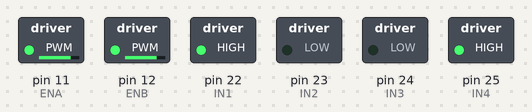
Recording of a sketch running on a simulated Arduino Mega 2560, built with avr-gcc and run on an emulated ATmega2560. Shown: switched loads named in the sketch (green lamp = pin HIGH).

Above: at 0.1 s.
Timing chart, 0 to 1.6 s (numbered marks = the images above):
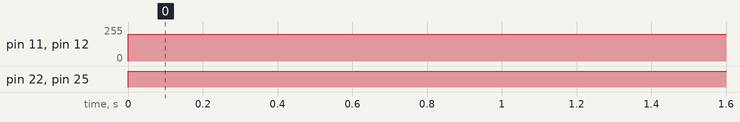

Measured:
- by itself, pin 11 (ENA), pin 12 (ENB): 0/255 → 200/255 at 0.00 s
- by itself, pin 22 (IN1), pin 25 (IN4): LOW → HIGH at 0.00 s

The sketch:

ColorReco.ino
```cpp
#define trigPinLeft 26
#define echoPinLeft 27
#define trigPinRight 28
#define echoPinRight 29
#define trigPinFront 30
#define echoPinFront 31

//MOTOR pins
#define ENA 11 //LEFT motor
#define ENB 12 //RIGHT motor
#define IN1 22
#define IN2 23
#define IN3 24
#define IN4 25


void setup() {
  Serial.begin(9600);
  pinMode(trigPinLeft,OUTPUT);
  pinMode(trigPinRight,OUTPUT);
  pinMode(trigPinFront,OUTPUT);
  pinMode(echoPinLeft,INPUT);
  pinMode(echoPinRight,INPUT);
  pinMode(echoPinFront,INPUT);
  pinMode(ENA,OUTPUT);
  pinMode(ENB,OUTPUT);
  pinMode(IN1,OUTPUT);
  pinMode(IN2,OUTPUT);
  pinMode(IN3,OUTPUT);
  pinMode(IN4,OUTPUT);
  digitalWrite(IN1,LOW);
  digitalWrite(IN2,LOW);
  digitalWrite(IN3,LOW);
  digitalWrite(IN4,LOW);
  analogWrite(ENA,0);
  analogWrite(ENB,0);

}

void goFront(int speed){
    analogWrite(ENA,speed);
    analogWrite(ENB,speed);
    digitalWrite(IN1,HIGH);
    digitalWrite(IN2,LOW);
    digitalWrite(IN3,LOW);
    digitalWrite(IN4,HIGH);
}

void goBack(int speed){
    analogWrite(ENA,speed);
    analogWrite(ENB,speed);
    digitalWrite(IN1,LOW);
    digitalWrite(IN2,HIGH);
    digitalWrite(IN3,HIGH);
    digitalWrite(IN4,LOW);
}

void STOP(){
    analogWrite(ENA,0);
    analogWrite(ENB,0);
    digitalWrite(IN1,LOW);
    digitalWrite(IN2,LOW);
    digitalWrite(IN3,LOW);
    digitalWrite(IN4,LOW);
}


void goFrontLeft(int speed){
    analogWrite(ENA,0);
    analogWrite(ENB,speed);
    digitalWrite(IN1,HIGH);
    digitalWrite(IN2,LOW);
    digitalWrite(IN3,LOW);
    digitalWrite(IN4,HIGH);
}
void goFrontRight(int speed){
    analogWrite(ENA,speed);
    analogWrite(ENB,0);
    digitalWrite(IN1,HIGH);
    digitalWrite(IN2,LOW);
    digitalWrite(IN3,LOW);
    digitalWrite(IN4,HIGH);
}
void loop() {
  goFront(200);

}
```
